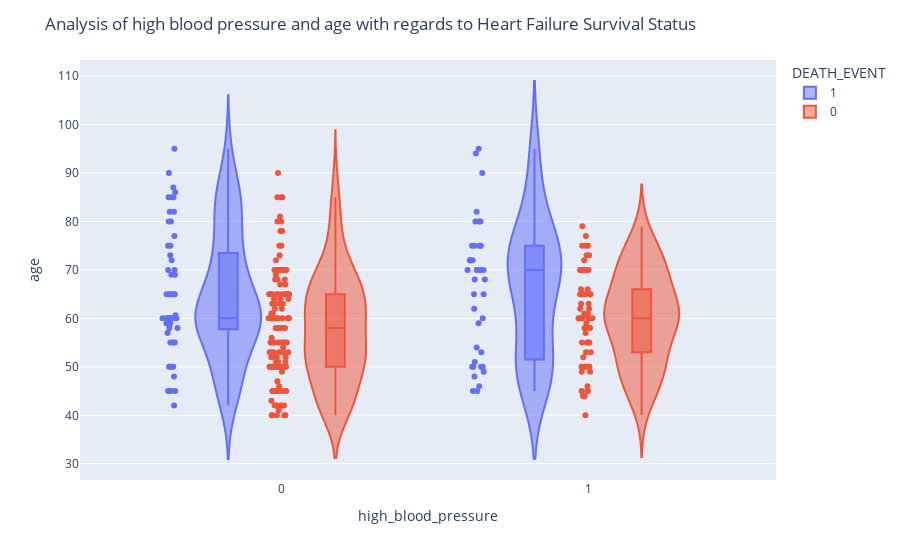

Notebook code for this chart:
### Markdown cell above
### Relationship between high blood pressure, age, and heart failure survival status

### Code cell
fig = px.violin(df, x = 'high_blood_pressure', y = 'age', color = 'DEATH_EVENT', points = 'all',
               box = True, hover_data = df.columns)
fig.update_layout(
    title_text = 'Analysis of high blood pressure and age with regards to Heart Failure Survival Status')

### Figure 1 — Plotly figure (JSON) as saved in the notebook; plotly's stock layout.template omitted (floating-point values rounded to 4 significant figures; data arrays with more than 128 entries replaced by an {"elided": "..."} marker saying what was removed)
{"data": [{"alignmentgroup": "True", "box": {"visible": true}, "customdata": {"elided": "96x13 float values"}, "hovertemplate": "DEATH_EVENT=%{customdata[12]}<br>high_blood_pressure=%{customdata[5]}<br>age=%{customdata[0]}<br>anaemia=%{customdata[1]}<br>creatinine_phosphokinase=%{customdata[2]}<br>diabetes=%{customdata[3]}<br>ejection_fraction=%{customdata[4]}<br>platelets=%{customdata[6]}<br>serum_creatinine=%{customdata[7]}<br>serum_sodium=%{customdata[8]}<br>sex=%{customdata[9]}<br>smoking=%{customdata[10]}<br>time=%{customdata[11]}<extra></extra>", "legendgroup": "1", "marker": {"color": "#636efa"}, "name": "1", "offsetgroup": "1", "orientation": "v", "points": "all", "scalegroup": "True", "showlegend": true, "type": "violin", "x": [1, 0, 0, 0, 0, 1, 0, 0, 0, 1, 1, 1, 0, 1, 0, 0, 0, 1, 0, 1, 1, 1, 0, 1, 1, 0, 0, 1, 0, 1, 1, 0, 0, 1, 0, 1, 1, 1, 0, 0, 1, 1, 1, 0, 1, 1, 0, 1, 0, 0, 1, 1, 1, 1, 0, 0, 0, 0, 0, 0, 0, 0, 0, 0, 1, 0, 1, 0, 0, 0, 0, 1, 0, 1, 0, 1, 0, 0, 1, 0, 0, 0, 1, 0, 0, 0, 0, 1, 0, 1, 1, 0, 0, 0, 0, 0], "x0": " ", "xaxis": "x", "y": [75, 55, 65, 50, 65, 90, 75, 60, 65, 80, 75, 62, 45, 50, 82, 87, 45, 70, 48, 65, 68, 75, 80, 95, 70, 58, 82, 94, 85, 50, 65, 69, 90, 82, 60, 70, 50, 70, 60, 50, 51, 60, 80, 57, 68, 53, 60, 70, 60, 95, 49, 72, 45, 50, 45, 60, 42, 72, 70, 65, 85, 69, 60, 60, 59, 60, 72, 85, 70, 86, 60, 46, 80, 72, 75, 72, 50, 45, 80, 59, 59, 65, 75, 58, 60.67, 50, 60, 45, 77, 48, 54, 73, 60, 55, 65, 55], "y0": " ", "yaxis": "y"}, {"alignmentgroup": "True", "box": {"visible": true}, "customdata": {"elided": "203x13 float values"}, "hovertemplate": "DEATH_EVENT=%{customdata[12]}<br>high_blood_pressure=%{customdata[5]}<br>age=%{customdata[0]}<br>anaemia=%{customdata[1]}<br>creatinine_phosphokinase=%{customdata[2]}<br>diabetes=%{customdata[3]}<br>ejection_fraction=%{customdata[4]}<br>platelets=%{customdata[6]}<br>serum_creatinine=%{customdata[7]}<br>serum_sodium=%{customdata[8]}<br>sex=%{customdata[9]}<br>smoking=%{customdata[10]}<br>time=%{customdata[11]}<extra></extra>", "legendgroup": "0", "marker": {"color": "#EF553B"}, "name": "0", "offsetgroup": "0", "orientation": "v", "points": "all", "scalegroup": "True", "showlegend": true, "type": "violin", "x": {"elided": "203 int values"}, "x0": " ", "xaxis": "x", "y": {"elided": "203 float values"}, "y0": " ", "yaxis": "y"}], "layout": {"legend": {"title": {"text": "DEATH_EVENT"}, "tracegroupgap": 0}, "margin": {"t": 60}, "title": {"text": "Analysis of high blood pressure and age with regards to Heart Failure Survival Status"}, "violinmode": "group", "xaxis": {"anchor": "y", "domain": [0, 1], "title": {"text": "high_blood_pressure"}}, "yaxis": {"anchor": "x", "domain": [0, 1], "title": {"text": "age"}}}}
